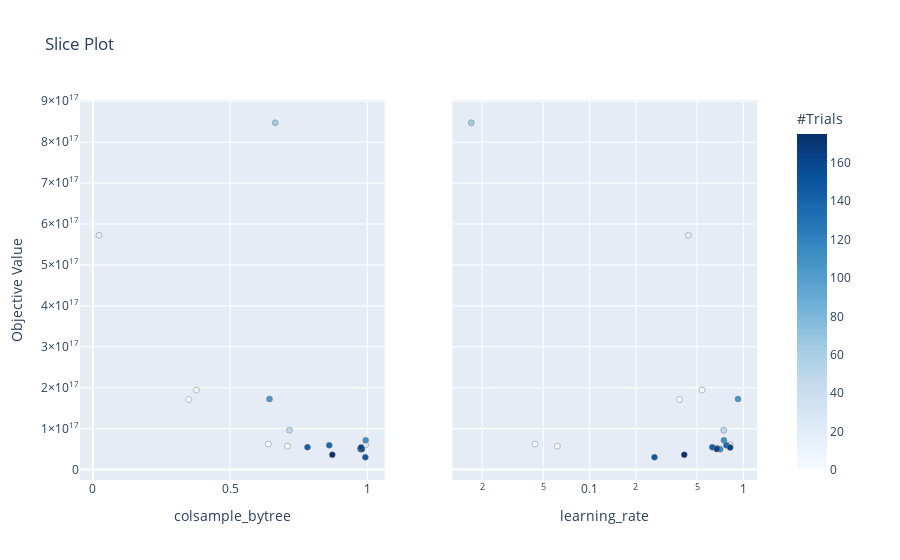

Notebook code cell kept with this figure:
### Code cell
optuna.visualization.plot_slice(study, params=['colsample_bytree', 'learning_rate'])
